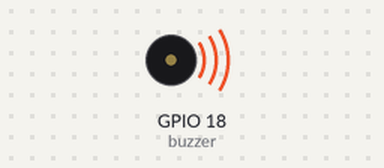
The program below on a simulated Raspberry Pi (BCM pin numbers). Shown: buzzer (waves = sounding). At 1.6 s the program stops and its outputs stay as they are.

Above: at 0.1 s.
At 1.7 s:
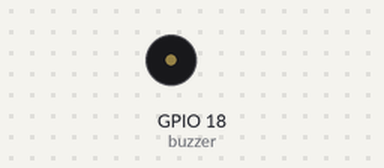
Timing chart, 0 to 3.1 s (numbered marks = the images above):
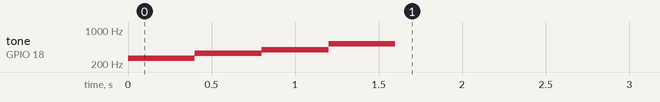

Measured:
- by itself, tone on GPIO 18 (buzzer): plays 262 Hz for 0.40 s, 330 Hz for 0.40 s, 392 Hz for 0.40 s, 523 Hz for 0.40 s

The program:

example.py
```python
# Uses gpiozero's TonalBuzzer on a Raspberry Pi (GPIO 18) to play a short sequence of musical notes (C4, E4, G4, C5).
#
# Buy this module: https://shillehtek.com/products/ky-006-passive-piezo-buzzer-alarm-module-for-arduino-projects
# Full manual: https://shillehtek.com/blogs/shillehtek-product-manuals/ky-006-passive-piezo-buzzer-alarm-module-for-arduino-projects-manual
# More examples: https://github.com/shillehbean/shillehtek-examples
#

#!/usr/bin/env python3
# KY-006 on Raspberry Pi - play a tone with gpiozero
# pip install gpiozero

from gpiozero import TonalBuzzer
from gpiozero.tones import Tone
import time

buzzer = TonalBuzzer(18)        # GPIO 18 (hardware PWM)

for note in ["C4", "E4", "G4", "C5"]:
    buzzer.play(Tone(note))
    time.sleep(0.4)

buzzer.stop()
```
